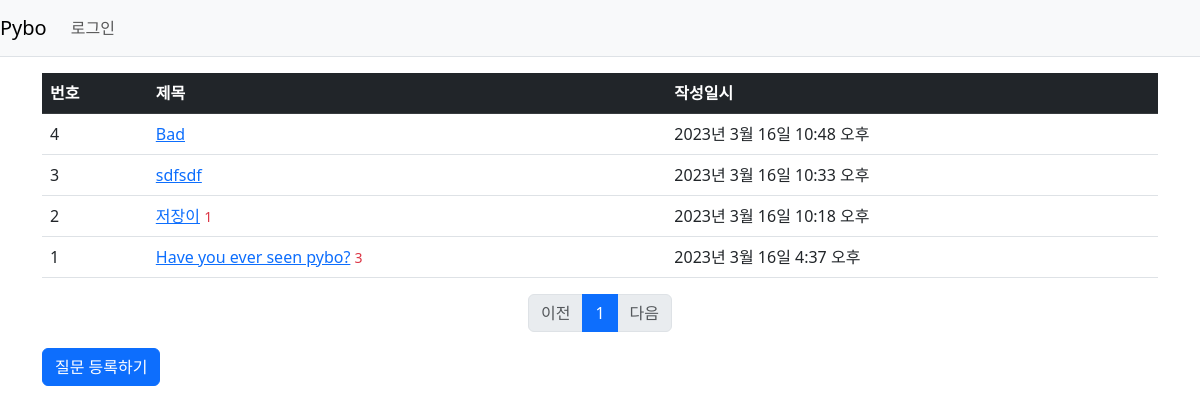
Before: /pybo/ with the older database file.
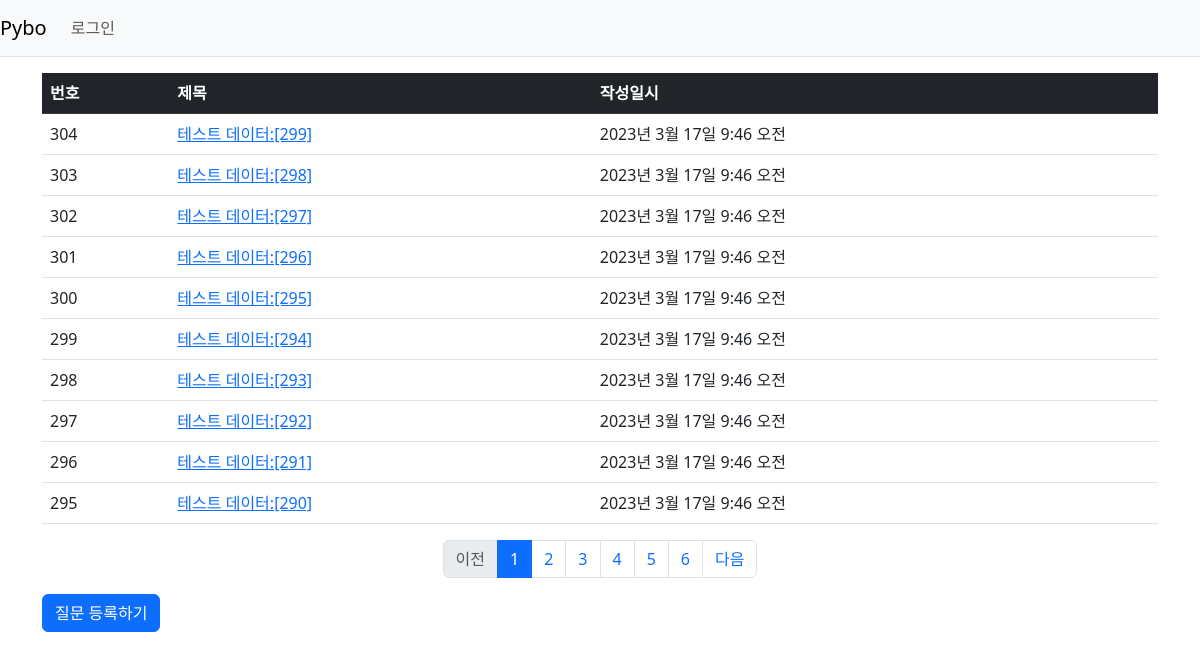
After: the same page with the newer database file.
### pybo/models.py (models this page shows, shortened)
class Question(models.Model):
    subject = models.CharField(max_length=200)
    content = models.TextField()
    create_date = models.DateTimeField()

### pybo/views.py (the view)
# urls.py: path('', views.index, name='index'),
def index(request):
    page = request.GET.get('page','1') # 페이지
    question_list = Question.objects.order_by('-create_date')
    paginator = Paginator(question_list,10) # 페이지 당 10개씩 요청
    page_obj = paginator.get_page(page)
    context = {'question_list': page_obj}
    return render(request,'pybo/question_list.html',context)

### pybo/templatetags/pybo_filter.py (called while the page is built)
@register.filter
def sub(value, arg):
    return value - arg

### templates/pybo/question_list.html
{% extends 'base.html' %}
{% load pybo_filter %}
{% block content %}
<div class="container my-3">
    <table class="table">
        <thead>
        <tr class="table-dark">
            <th>번호</th>
            <th>제목</th>
            <th>작성일시</th>
        </tr>
        </thead>
        <tbody>
        {% if question_list %}
        {% for question in question_list %}
        <tr>
            <td>{{ question_list.paginator.count|sub:question_list.start_index|sub:forloop.counter0|add:1 }}</td>
            <td>
                <a href="{% url 'pybo:detail' question.id %}">{{question.subject}}</a>
                {% if question.answer_set.count > 0 %}
                <span class="text-danger small ml-2">
                    {{ question.answer_set.count }}
                </span>
                {% endif %}
            </td>
            <td>{{question.create_date}}</td>
        </tr>
        {% endfor %}
        {% else %}
        <tr>
            <td colspan="3"> 질문이 없습니다.</td>
        </tr>
        {% endif %}
        </tbody>
    </table>
    <ul class="pagination justify-content-center">
        {% if question_list.has_previous %}
        <li class="page-item">
            <a class="page-link"
               href="?page={{question_list.previous_page_number}}">이전</a>
        </li>
        {% else %}
        <li class="page-item disabled">
            <a class="page-link" tabindex="-1" aria-disabled="true" href="#">이전</a>
        </li>
            {% endif %}
        {% for page_number in question_list.paginator.page_range %}
  {% if page_number >= question_list.number|add:-5 and page_number <= question_list.number|add:5 %}
    {% if page_number == question_list.number %}
        <li class="page-item active" aria-current="page">
                <a class="page-link" href="?page={{ page_number }}">{{ page_number }}</a>
        </li>
        {% else %}
        <li class="page-item">
            <a class="page-link" href="?page={{ page_number }}">
                {{ page_number }}
            </a>
        </li>
        {% endif %}
        {% endif %}
        {% endfor %}
        {% if question_list.has_next %}
        <li class="page-item">
            <a class="page-link"
               href="?page={{ question_list.next_page_number }}">다음</a>
        </li>
        {% else %}
        <li class="page-item disabled">
            <a class="page-link"
               tabindex="-1" aria-disabled="true" href="#">다음</a>
        </li>
        {% endif %}
    </ul>
    <a href="{% url 'pybo:question_create' %}" class="btn btn-primary">
        질문 등록하기
    </a>
</div>
{% endblock %}

### templates/base.html (shortened to what this page needs)
{% load static %}
<!DOCTYPE html>
<html lang="en">
<head>
  <link href="https://cdn.jsdelivr.net/npm/bootstrap@5.3.0-alpha1/dist/css/bootstrap.min.css" rel="stylesheet">
  <link rel="stylesheet" type="text/css" href="{% static 'style.css' %}">
</head>
<body>
{% include "navbar.html" %}
{% block content %}
{% endblock %}
</body>
</html>

### templates/navbar.html (shortened to what this page needs)
<nav class="navbar navbar-expand-lg navbar-light bg-light border-bottom">
  <a class="navbar-brand" href="{% url 'pybo:index' %}">Pybo</a>
  <div class="collapse navbar-collapse flex-grow-0" id="navbarNav">
    <ul class="navbar-nav">
      <li class="nav-item">
        {% if user.is_authenticated %}
        <a class="nav-link" href="{% url 'common:logout' %}">
          {{ user.username }}(로그아웃)
        </a>
        {% else %}
        <a class="nav-link" href="{% url 'common:login' %}">로그인</a>
        {% endif %}
      </li>
    </ul>
  </div>
</nav>

Changed rows visible on the page:
no longer on this page (row unchanged): Question: paginator.count|sub "4", subject "Bad", create_date "2023년 3월 16일 10:48 오후"
no longer on this page (row unchanged): Question: paginator.count|sub "3", subject "sdfsdf", create_date "2023년 3월 16일 10:33 오후"
no longer on this page (row unchanged): Question: paginator.count|sub "2", subject "저장이", answer_set.count "1", create_date "2023년 3월 16일 10:18 오후"
no longer on this page (row unchanged): Question: paginator.count|sub "1", subject "Have you ever seen pybo?", answer_set.count "3", create_date "2023년 3월 16일 4:37 오후"
added Question: paginator.count|sub "304", subject "테스트 데이터:[299]", create_date "2023년 3월 17일 9:46 오전"
added Question: paginator.count|sub "303", subject "테스트 데이터:[298]", create_date "2023년 3월 17일 9:46 오전"
added Question: paginator.count|sub "302", subject "테스트 데이터:[297]", create_date "2023년 3월 17일 9:46 오전"
added Question: paginator.count|sub "301", subject "테스트 데이터:[296]", create_date "2023년 3월 17일 9:46 오전"
added Question: paginator.count|sub "300", subject "테스트 데이터:[295]", create_date "2023년 3월 17일 9:46 오전"
added Question: paginator.count|sub "299", subject "테스트 데이터:[294]", create_date "2023년 3월 17일 9:46 오전"
added Question: paginator.count|sub "298", subject "테스트 데이터:[293]", create_date "2023년 3월 17일 9:46 오전"
added Question: paginator.count|sub "297", subject "테스트 데이터:[292]", create_date "2023년 3월 17일 9:46 오전"
added Question: paginator.count|sub "296", subject "테스트 데이터:[291]", create_date "2023년 3월 17일 9:46 오전"
added Question: paginator.count|sub "295", subject "테스트 데이터:[290]", create_date "2023년 3월 17일 9:46 오전"
Other visible differences:
new list line: "2"
new list line: "3"
new list line: "4"
new list line: "5"
new list line: "6"
